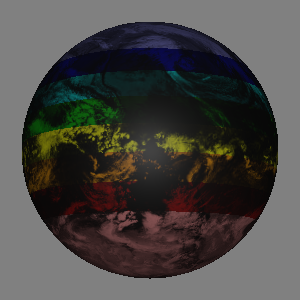

Recreate this plot in Python.
#!/usr/bin/env python

# Demonstrate PBR rendering with base color texture and interpolated scalar coloring.

import vtkmodules.vtkInteractionStyle  # noqa: F401
import vtkmodules.vtkRenderingOpenGL2  # noqa: F401

import os

from vtkmodules.vtkFiltersCore import vtkElevationFilter
from vtkmodules.vtkFiltersSources import vtkTexturedSphereSource
from vtkmodules.vtkIOImage import vtkJPEGReader
from vtkmodules.vtkRenderingCore import (
    vtkActor,
    vtkDiscretizableColorTransferFunction,
    vtkPolyDataMapper,
    vtkRenderWindow,
    vtkRenderWindowInteractor,
    vtkRenderer,
    vtkTexture,
)

data_dir = os.environ.get("VPE_DATA_DIR", os.path.dirname(os.path.abspath(__file__)))

# Textured sphere with elevation scalars
sphere = vtkTexturedSphereSource()
sphere.SetThetaResolution(64)
sphere.SetPhiResolution(32)

elevation = vtkElevationFilter()
elevation.SetLowPoint(0, 0, -0.5)
elevation.SetHighPoint(0, 0, 0.5)
elevation.SetInputConnection(sphere.GetOutputPort())

# Rainbow Desaturated colormap
ctf = vtkDiscretizableColorTransferFunction()
ctf.AddRGBPoint(0.11, 0.278431, 0.278431, 0.858824)
ctf.AddRGBPoint(0.22, 0, 0, 0.360784)
ctf.AddRGBPoint(0.33, 0, 1, 1)
ctf.AddRGBPoint(0.44, 0, 0.501961, 0)
ctf.AddRGBPoint(0.55, 1, 1, 0)
ctf.AddRGBPoint(0.66, 1, 0.380392, 0)
ctf.AddRGBPoint(0.77, 0.419608, 0, 0)
ctf.AddRGBPoint(0.88, 0.878431, 0.301961, 0.301961)
ctf.DiscretizeOn()
ctf.SetNumberOfValues(8)

mapper = vtkPolyDataMapper()
mapper.SetInputConnection(elevation.GetOutputPort())
mapper.SetLookupTable(ctf)
mapper.SetColorModeToMapScalars()
mapper.InterpolateScalarsBeforeMappingOn()

actor = vtkActor()
actor.SetMapper(mapper)

# Cloud texture as PBR base color with modulate blending
reader = vtkJPEGReader()
reader.SetFileName(os.path.join(data_dir, "clouds.jpeg"))
tex = vtkTexture()
tex.InterpolateOn()
tex.SetBlendingMode(1)  # VTK_TEXTURE_BLENDING_MODE_MODULATE
tex.SetInputConnection(reader.GetOutputPort())
tex.UseSRGBColorSpaceOn()
actor.GetProperty().SetBaseColorTexture(tex)
actor.GetProperty().SetInterpolationToPBR()

# Rendering pipeline
renderer = vtkRenderer()
renderer.SetBackground(0.5, 0.5, 0.5)
renderer.AddActor(actor)

render_window = vtkRenderWindow()
render_window.SetSize(300, 300)
render_window.SetMultiSamples(0)
render_window.AddRenderer(renderer)
render_window.SetWindowName("pbr texture interpolate scalars")

interactor = vtkRenderWindowInteractor()
interactor.SetRenderWindow(render_window)

# Scene
renderer.ResetCamera()
renderer.GetActiveCamera().Elevation(80)
renderer.GetActiveCamera().OrthogonalizeViewUp()
renderer.GetActiveCamera().Zoom(1.5)
renderer.ResetCameraClippingRange()

interactor.Initialize()
interactor.Start()
